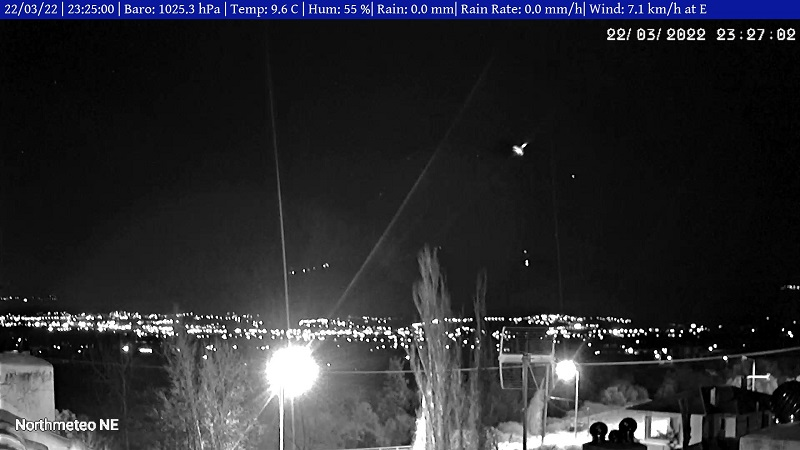

Generate this figure with Python:
#!/usr/bin/python3
import sys
import os
import subprocess
from PIL import Image, ImageDraw, ImageFont, ImageOps
import dropbox
import ftplib
from ftplib import FTP

meteo = open('/home/weewx/realtime.txt').read()
data = meteo.split()
print(data[0],'|',data[1],'|','Baro:', data[10],'hPa'' |',' Temp:',data[2],'C' ' |',' Hum:', data[3],'%' ' |','Rain:',data[9],'mm''|','Rain Rate:',data[8],'mm/h''|','Wind:',data[5],'km/h','at' ,data[11])
with open('/home/pi/meteo.txt', 'w') as f:   
    print(data[0],'|',data[1],'|','Baro:', data[10],'hPa'' |','Temp:',data[2],'C' ' |','Hum:', data[3],'%' '|','Rain:',data[9],'mm''|','Rain Rate:',data[8],'mm/h''|','Wind:',data[5],'km/h','at' ,data[11], file=f)  # Python 3.x
    
subprocess.call('ffmpeg -rtsp_transport tcp -i rtsp://admin: password@192.168.1.8:34567/user=admin_password=password_channel=1_stream=0.sdp -q:v 1 -y -v quiet /home/pi/grab.jpg', shell=True)

#"Draw a text on an Image, saves it"
text=open('/home/pi/meteo.txt').read()
image=Image.open('/home/pi/grab.jpg')
font = ImageFont.truetype("/usr/share/fonts/gentium-basic/GenBkBasR.ttf",34)
draw=ImageDraw.Draw(image)
#draw backround text
draw.rectangle((1920,0 ,0,45), fill='#09189c')
# draw text
draw.text((10,2), text=text, font=font, fill=(255,255,255, 255))
# save file
image.save('/home/pi/image.jpg')
#send file to Dropbox
app_key = 'your apikey'
app_secret = 'your secret'
access_token = 'yoyr access'
file_from = '/home/pi/image.jpg'  
file_to = '/yours'      
def upload_file(file_from, file_to):
    dbx = dropbox.Dropbox(access_token)
    f = open(file_from, 'rb')
    dbx.files_upload(f.read(), file_to, mode=dropbox.files.WriteMode("overwrite") )
upload_file(file_from,file_to)
#send image ftp 
filename = "image.jpg"
ftp = FTP("your_ftp.com")
ftp.login("user", "password")
ftp.cwd("/your_ftp_folder")
myfile = open('/home/pi/grab.jpg', 'rb') 
ftp.storbinary('STOR '+ filename, myfile)
ftp.quit()
